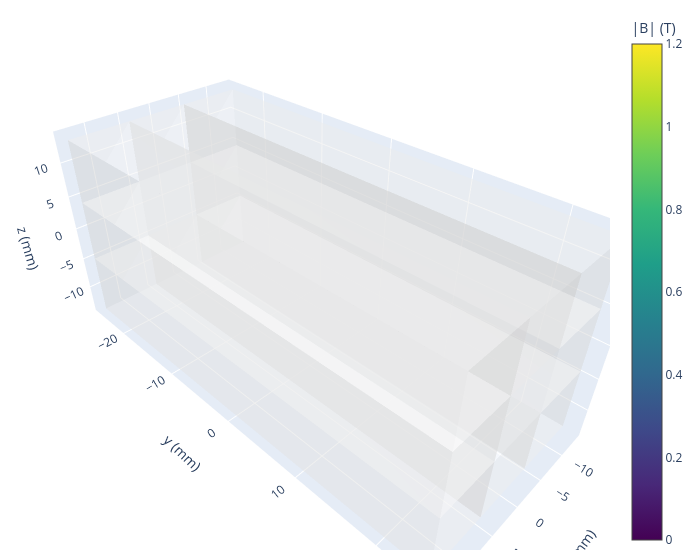

Write notebook code for a chart like this one.
### Markdown cell above
3D Volume
![3D Volume](img/pseudo_halbach_volume.png)

### Code cell
fig_vol, vol_cache, data_objects = pm.plots.volume_quickplot(
    cmin=0.0,
    cmax=1.2,
    opacity=0.3,
    magnet_opacity=0.3,
    no_caps=True,
    num_levels=13,
    num_points=30,
    show_magnets=True,
    xmax=4.5,
    xmin=0,
    ymax=30,
    ymin=-30,
    zmax=4.5,
    zmin=-4.5,
    unit="mm",
    opacityscale="normal",
    #                                     isomin=0.05,
    #                                     isomax=0.5,
)

### Figure 1 — Plotly figure (JSON) as saved in the notebook; plotly's stock layout.template omitted (floating-point values rounded to 4 significant figures; data arrays with more than 128 entries replaced by an {"elided": "..."} marker saying what was removed)
{"data": [{"alphahull": 0, "color": "white", "flatshading": true, "hoverinfo": "skip", "name": "y", "opacity": 0.3, "showscale": false, "type": "mesh3d", "x": [-4.5, -4.5, 4.5, 4.5, -4.5, -4.5, 4.5, 4.5], "y": [-25.0, 25.0, 25.0, -25.0, -25.0, 25.0, 25.0, -25.0], "z": [4.5, 4.5, 4.5, 4.5, 13.5, 13.5, 13.5, 13.5]}, {"alphahull": 0, "color": "white", "flatshading": true, "hoverinfo": "skip", "name": "y", "opacity": 0.3, "showscale": false, "type": "mesh3d", "x": [-4.5, -4.5, 4.5, 4.5, -4.5, -4.5, 4.5, 4.5], "y": [-25.0, 25.0, 25.0, -25.0, -25.0, 25.0, 25.0, -25.0], "z": [-13.5, -13.5, -13.5, -13.5, -4.5, -4.5, -4.5, -4.5]}, {"alphahull": 0, "color": "white", "flatshading": true, "hoverinfo": "skip", "name": "y", "opacity": 0.3, "showscale": false, "type": "mesh3d", "x": [-13.5, -13.5, -4.5, -4.5, -13.5, -13.5, -4.5, -4.5], "y": [-25.0, 25.0, 25.0, -25.0, -25.0, 25.0, 25.0, -25.0], "z": [-4.5, -4.5, -4.5, -4.5, 4.5, 4.5, 4.5, 4.5]}, {"alphahull": 0, "color": "white", "flatshading": true, "hoverinfo": "skip", "name": "y", "opacity": 0.3, "showscale": false, "type": "mesh3d", "x": [-13.5, -13.5, -4.5, -4.5, -13.5, -13.5, -4.5, -4.5], "y": [-25.0, 25.0, 25.0, -25.0, -25.0, 25.0, 25.0, -25.0], "z": [-13.5, -13.5, -13.5, -13.5, -4.5, -4.5, -4.5, -4.5]}, {"alphahull": 0, "color": "white", "flatshading": true, "hoverinfo": "skip", "name": "y", "opacity": 0.3, "showscale": false, "type": "mesh3d", "x": [4.5, 4.5, 13.5, 13.5, 4.5, 4.5, 13.5, 13.5], "y": [-25.0, 25.0, 25.0, -25.0, -25.0, 25.0, 25.0, -25.0], "z": [-13.5, -13.5, -13.5, -13.5, -4.5, -4.5, -4.5, -4.5]}, {"alphahull": 0, "color": "white", "flatshading": true, "hoverinfo": "skip", "name": "y", "opacity": 0.3, "showscale": false, "type": "mesh3d", "x": [-13.5, -13.5, -4.5, -4.5, -13.5, -13.5, -4.5, -4.5], "y": [-25.0, 25.0, 25.0, -25.0, -25.0, 25.0, 25.0, -25.0], "z": [4.5, 4.5, 4.5, 4.5, 13.5, 13.5, 13.5, 13.5]}, {"alphahull": 0, "color": "white", "flatshading": true, "hoverinfo": "skip", "name": "y", "opacity": 0.3, "showscale": false, "type": "mesh3d", "x": [4.5, 4.5, 13.5, 13.5, 4.5, 4.5, 13.5, 13.5], "y": [-25.0, 25.0, 25.0, -25.0, -25.0, 25.0, 25.0, -25.0], "z": [4.5, 4.5, 4.5, 4.5, 13.5, 13.5, 13.5, 13.5]}, {"alphahull": 0, "color": "white", "flatshading": true, "hoverinfo": "skip", "name": "y", "opacity": 0.3, "showscale": false, "type": "mesh3d", "x": [4.5, 4.5, 13.5, 13.5, 4.5, 4.5, 13.5, 13.5], "y": [-25.0, 25.0, 25.0, -25.0, -25.0, 25.0, 25.0, -25.0], "z": [-4.5, -4.5, -4.5, -4.5, 4.5, 4.5, 4.5, 4.5]}, {"caps": {"x": {"show": true}, "y": {"show": true}, "z": {"show": true}}, "cmax": 1.2, "cmin": 0, "colorbar": {"title": {"text": "|B| (T)"}}, "colorscale": [[0, "#440154"], [0.1111, "#482878"], [0.2222, "#3e4989"], [0.3333, "#31688e"], [0.4444, "#26828e"], [0.5556, "#1f9e89"], [0.6667, "#35b779"], [0.7778, "#6ece58"], [0.8889, "#b5de2b"], [1, "#fde725"]], "isomax": 1.2, "isomin": 0, "opacity": 0.3, "opacityscale": [[0, 0], [0.3, 0.5], [0.2, 0], [1.2, 1]], "showscale": true, "surface": {"count": 13}, "type": "volume", "value": {"elided": "27000 float values"}, "x": {"elided": "27000 float values"}, "y": {"elided": "27000 float values"}, "z": {"elided": "27000 float values"}}], "layout": {"margin": {"b": 10, "l": 10, "r": 20, "t": 10}, "scene": {"aspectmode": "data", "xaxis": {"title": {"text": "x (mm)"}}, "yaxis": {"title": {"text": "y (mm)"}}, "zaxis": {"title": {"text": "z (mm)"}}}, "width": 700}}
